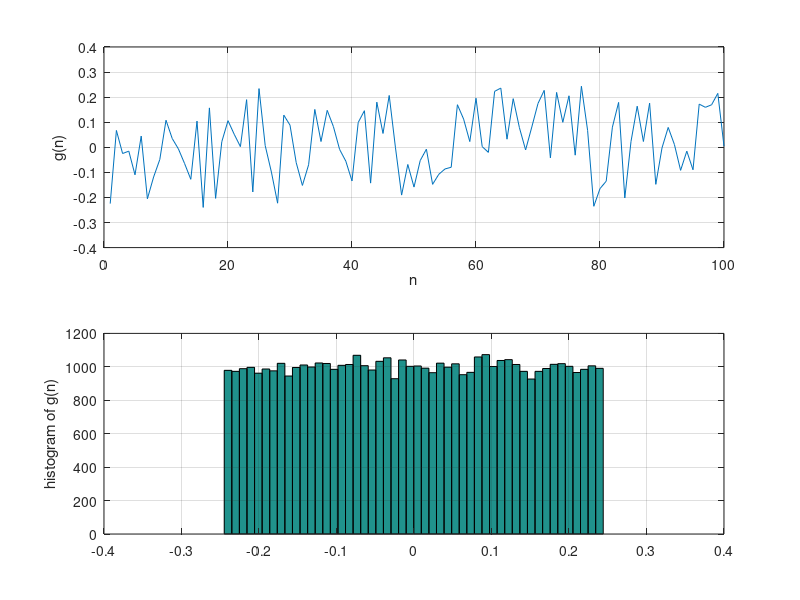

This figure's MATLAB source:
clear; % 清除内存中可能保留的MATLAB变量

N = 50000; % 噪声信号的长度
power_target = 0.02; % 目标功率

g1 = rand(1,N); % 生成均匀分布的伪随机数，即白噪声
g_mean_org = mean(g1); % 计算原始均值
disp(['原始均值: ', num2str(g_mean_org)]);

% 计算实际生成的g的方差
actual_power = var(g1);
disp(['原始方差: ', num2str(actual_power)]);

% 计算缩放因子
scale_factor = sqrt(power_target / actual_power);

% 生成白噪声，注意力求均值为0，功率为0.02
g = (rand(1, N) - g_mean_org) * scale_factor;

g_mean = mean(g); % 计算均值
power_g = var(g); % 计算方差

subplot(211); % 在一个图上分成上、下两个子图
plot(g(1:100)); % 绘制信号中的前100个点
grid on; % 给图形加上网格
ylabel('g(n)'); % 给y轴加标注
xlabel('n'); % 给x轴加标注

subplot(212);
hist(g, 50); % 基于向量g中的元素创建直方图
grid on;
ylabel('histogram of g(n)');

disp(['均值: ', num2str(g_mean)]);
disp(['方差: ', num2str(power_g)]);
